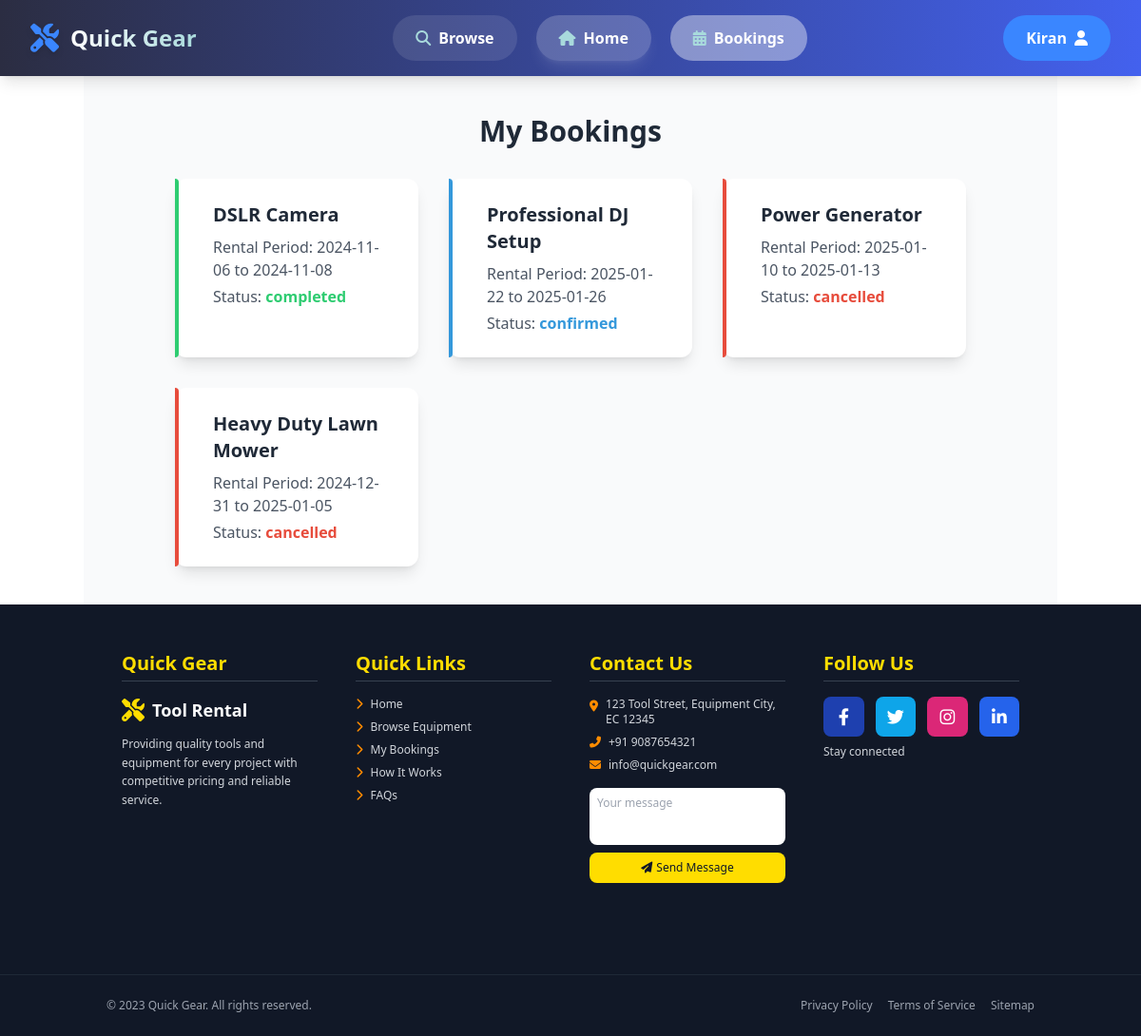
The page /bookings.php (signed in) on the database its author committed.
### tables this page shows
CREATE TABLE `bookings` (
  `id` int(11) NOT NULL,
  `user_id` int(11) NOT NULL DEFAULT 0,
  `product_id` int(11) NOT NULL,
  `full_name` varchar(255) NOT NULL,
  `email` varchar(255) NOT NULL,
  `phone` varchar(50) NOT NULL,
  `start_date` date NOT NULL,
  `end_date` date NOT NULL,
  `message` text DEFAULT NULL,
  `booking_date` timestamp NOT NULL DEFAULT current_timestamp(),
  `status` varchar(20) DEFAULT 'pending'
);

CREATE TABLE `products` (
  `id` int(11) NOT NULL,
  `name` varchar(255) NOT NULL,
  `category` varchar(50) NOT NULL,
  `description` text NOT NULL,
  `price` decimal(10,2) NOT NULL,
  `price_type` varchar(20) NOT NULL,
  `deposit` decimal(10,2) NOT NULL,
  `status` varchar(20) NOT NULL,
  `image` text NOT NULL,
  `features` text NOT NULL
);

### data/bookings_data.php (called while the page is built, shortened)
<?php
$host = "localhost";
$dbname = "quick-gear-db";
$user = "root";
$pass = "";
$userId = $_SESSION['user_id'];
try {
    $pdo = new PDO("mysql:host=$host;dbname=$dbname;charset=utf8", $user, $pass);
    $pdo->setAttribute(PDO::ATTR_ERRMODE, PDO::ERRMODE_EXCEPTION);
    $query = "SELECT bookings.*, products.name AS item_name
              FROM bookings
              JOIN products ON bookings.product_id = products.id
              WHERE bookings.user_id = :user_id";
    $stmt = $pdo->prepare($query);
    $stmt->bindParam(':user_id', $userId, PDO::PARAM_INT);
    $stmt->execute();
    $bookings = $stmt->fetchAll(PDO::FETCH_ASSOC);
} catch (PDOException $e) {
    error_log($e->getMessage());
    $bookings = [];
}
?>

### bookings.php (the view, shortened to what this page needs)
<?php
include './includes/header.php';
include './data/bookings_data.php';
?>
<head>
    <link rel="stylesheet" href="https://cdnjs.cloudflare.com/ajax/libs/font-awesome/6.4.0/css/all.min.css">
    <script src="https://cdn.tailwindcss.com"></script>
</head>
<main class="container mx-auto py-10 bg-gray-50 px-24">
    <h2 class="text-3xl font-bold text-gray-800 mb-8 text-center">My Bookings</h2>
    <div class="grid grid-cols-1 sm:grid-cols-2 lg:grid-cols-3 gap-8">
        <?php foreach ($bookings as $booking): ?>
            <?php
            $statusColor = ($booking['status'] === 'completed') ? '#2ecc71' :
                (($booking['status'] === 'pending') ? '#f1c40f' :
                    (($booking['status'] === 'confirmed') ? '#3498db' : '#e74c3c'));
            ?>
            <div class="relative bg-white p-6 rounded-xl shadow-lg transition transform hover:scale-105 hover:shadow-2xl">
                <div class="absolute inset-y-0 left-0 w-1 rounded-r-xl"
                    style="background-color: <?= htmlspecialchars($statusColor) ?>;"></div>
                <div class="ml-4">
                    <h3 class="text-xl font-bold text-gray-800 mb-2"><?= htmlspecialchars($booking['item_name']) ?></h3>
                    <p class="text-gray-600 mb-1">Rental Period: <?= htmlspecialchars($booking['start_date']) ?> to
                        <?= htmlspecialchars($booking['end_date']) ?>
                    </p>
                    <p class="text-gray-600">Status:
                        <span class="font-semibold" style="color: <?= htmlspecialchars($statusColor) ?>">
                            <?= htmlspecialchars($booking['status']) ?>
                        </span>
                    </p>
                </div>
            </div>
        <?php endforeach; ?>
    </div>
</main>
<?php include './includes/footer.php'; ?>

### includes/header.php (shortened to what this page needs)
<header
    class="flex justify-between items-center px-8 py-4 bg-gradient-to-r from-[#2b2d42] to-[#4361ee] shadow-lg text-white sticky top-0 z-50 transition-all duration-300">
    <a href="index.php" class="flex items-center text-2xl font-bold hover:scale-105 transition-transform duration-300">
        <i class="fas fa-tools mr-3 text-3xl text-[#3a86ff] drop-shadow-md"></i>
        <span class="bg-clip-text text-transparent bg-gradient-to-r from-white to-[#a8dadc]">Quick Gear</span>
    </a>
    <nav class="flex gap-5">
        <a id="nav-browse" href="browse.php"
            class="nav-link bg-white/10 text-white border-none py-3 px-6 rounded-full font-semibold cursor-pointer transition-all duration-300 ease-in-out hover:bg-white/20 hover:-translate-y-0.5 hover:shadow-md flex items-center">
            <i class="fas fa-search mr-2 text-[#a8dadc]"></i>
            Browse
        </a>
        <a id="nav-home" href="index.php"
            class="nav-link bg-white/20 text-white border-none py-3 px-6 rounded-full font-semibold cursor-pointer transition-all duration-300 ease-in-out hover:bg-white/30 hover:-translate-y-0.5 shadow-lg shadow-white/10 flex items-center">
            <i class="fas fa-home mr-2 text-[#a8dadc]"></i>
            Home
        </a>
        <a id="nav-bookings" href="bookings.php"
            class="nav-link bg-white/10 text-white border-none py-3 px-6 rounded-full font-semibold cursor-pointer transition-all duration-300 ease-in-out hover:bg-white/20 hover:-translate-y-0.5 hover:shadow-md flex items-center">
            <i class="fas fa-calendar-alt mr-2 text-[#a8dadc]"></i>
            Bookings
        </a>
    </nav>
    <div class="relative group">
        <a id="nav-user" href="<?php echo isset($_SESSION['user_id']) ? 'profile.php' : 'login.php'; ?>"
            class="user-btn relative bg-[#3a86ff] text-white border-none py-3 px-6 rounded-full font-semibold cursor-pointer transition-all duration-300 ease-in-out hover:bg-[#a8dadc] hover:text-[#2b2d42] hover:-translate-y-0.5 hover:shadow-lg flex items-center gap-2 overflow-hidden group">
            <span
                class="relative z-10"><?php echo isset($_SESSION['user_name']) ? htmlspecialchars($_SESSION['user_name']) : 'User'; ?></span>
            <i class="fas fa-user relative z-10"></i>
        </a>
    </div>
</header>

### includes/footer.php (shortened to what this page needs)
<footer class="bg-gray-900 text-white pt-12 pb-6">
    <div class="container mx-auto px-10">
        <div class="grid grid-cols-1 md:grid-cols-2 lg:grid-cols-4 gap-10">
            <div class="mb-8">
                <h3 class="text-xl font-bold mb-4 text-accent border-b border-gray-700 pb-1">Quick Gear</h3>
                <div class="flex items-center mb-3">
                    <i class="fas fa-tools text-2xl text-accent mr-2"></i>
                    <span class="text-lg font-bold">Tool Rental</span>
                </div>
                <p class="text-gray-300 text-xs leading-relaxed">
                    Providing quality tools and equipment for every project with competitive pricing and reliable
                    service.
                </p>
            </div>
            <div class="mb-8">
                <h3 class="text-xl font-bold mb-4 text-accent border-b border-gray-700 pb-1">Quick Links</h3>
                <ul class="space-y-2 text-xs">
                    <li>
                        <a id="footer-home" href="index.php"
                            class="text-gray-300 hover:text-accent transition-all flex items-center group">
                            <i
                                class="fas fa-chevron-right text-primary mr-2 text-xs group-hover:translate-x-1 transition-transform"></i>
                            Home
                        </a>
                    </li>
                    <li>
                        <a id="footer-browse" href="browse.php"
                            class="text-gray-300 hover:text-accent transition-all flex items-center group">
                            <i
                                class="fas fa-chevron-right text-primary mr-2 text-xs group-hover:translate-x-1 transition-transform"></i>
                            Browse Equipment
                        </a>
                    </li>
                    <li>
                        <a id="footer-bookings" href="bookings.php"
                            class="text-gray-300 hover:text-accent transition-all flex items-center group">
                            <i
                                class="fas fa-chevron-right text-primary mr-2 text-xs group-hover:translate-x-1 transition-transform"></i>
                            My Bookings
                        </a>
                    </li>
                    <li>
                        <a id="footer-how-it-works" href="index.php#how-it-works"
                            class="text-gray-300 hover:text-accent transition-all flex items-center group">
                            <i
                                class="fas fa-chevron-right text-primary mr-2 text-xs group-hover:translate-x-1 transition-transform"></i>
                            How It Works
                        </a>
                    </li>
                    <li>
                        <a id="footer-faqs" href="index.php#faqs"
                            class="text-gray-300 hover:text-accent transition-all flex items-center group">
                            <i
                                class="fas fa-chevron-right text-primary mr-2 text-xs group-hover:translate-x-1 transition-transform"></i>
                            FAQs
                        </a>
                    </li>
                </ul>
            </div>
            <div class="mb-8">
                <h3 class="text-xl font-bold mb-4 text-accent border-b border-gray-700 pb-1">Contact Us</h3>
                <ul class="space-y-2 text-xs">
                    <li class="flex items-start">
                        <i class="fas fa-map-marker-alt text-primary mr-2 mt-1"></i>
                        <span class="text-gray-300">123 Tool Street, Equipment City, EC 12345</span>
                    </li>
                    <li class="flex items-center">
                        <i class="fas fa-phone-alt text-primary mr-2"></i>
                        <span class="text-gray-300">+91 9087654321</span>
                    </li>
                    <li class="flex items-center">
                        <i class="fas fa-envelope text-primary mr-2"></i>
                        <span class="text-gray-300">info@quickgear.com</span>
                    </li>
                </ul>
                <div class="mt-4">
                    <form method="post" id="footer-contact-form">
                        <textarea name="footer_message" placeholder="Your message"
                            class="w-full p-2 text-xs rounded-lg text-gray-900 min-h-[60px] resize-none"></textarea>
                        <button type="submit" name="footer_contact_submit"
                            class="w-full mt-2 bg-accent text-gray-900 text-xs p-2 rounded-lg hover:bg-secondary transition-all flex items-center justify-center">
                            <i class="fas fa-paper-plane mr-1"></i> Send Message
                        </button>
                    </form>
                </div>
            </div>
            <div class="mb-8">
                <h3 class="text-xl font-bold mb-4 text-accent border-b border-gray-700 pb-1">Follow Us</h3>
                <div class="grid grid-cols-4 gap-3 mb-2">
                    <a href="#"
                        class="bg-blue-800 hover:bg-blue-700 p-3 rounded-lg text-center transition-all duration-300"
                        title="Facebook">
                        <i class="fab fa-facebook-f text-lg"></i>
                    </a>
                    <a href="#"
                        class="bg-sky-500 hover:bg-sky-400 p-3 rounded-lg text-center transition-all duration-300"
                        title="Twitter">
                        <i class="fab fa-twitter text-lg"></i>
                    </a>
                    <a href="#"
                        class="bg-pink-600 hover:bg-pink-500 p-3 rounded-lg text-center transition-all duration-300"
                        title="Instagram">
                        <i class="fab fa-instagram text-lg"></i>
                    </a>
                    <a href="#"
                        class="bg-blue-600 hover:bg-blue-500 p-3 rounded-lg text-center transition-all duration-300"
                        title="LinkedIn">
                        <i class="fab fa-linkedin-in text-lg"></i>
                    </a>
                </div>
                <p class="text-gray-300 text-xs">Stay connected</p>
            </div>
        </div>
    </div>
    <div class="mt-12 pt-6 border-t border-gray-800">
        <div class="container mx-auto px-6">
            <div class="flex flex-col md:flex-row justify-between items-center space-y-2 md:space-y-0 text-xs">
                <p class="text-gray-400">© 2023 Quick Gear. All rights reserved.</p>
                <div class="flex space-x-4">
                    <a href="#" class="text-gray-400 hover:text-accent transition-colors">Privacy Policy</a>
                    <a href="#" class="text-gray-400 hover:text-accent transition-colors">Terms of Service</a>
                    <a href="#" class="text-gray-400 hover:text-accent transition-colors">Sitemap</a>
                </div>
            </div>
        </div>
    </div>
</footer>

### rows shown on the page
bookings: product.name "DSLR Camera", start_date "2024-11-06", end_date "2024-11-08", status "completed"
bookings: product.name "Professional DJ Setup", start_date "2025-01-22", end_date "2025-01-26", status "confirmed"
bookings: product.name "Power Generator", start_date "2025-01-10", end_date "2025-01-13", status "cancelled"
bookings: product.name "Heavy Duty Lawn Mower", start_date "2024-12-31", end_date "2025-01-05", status "cancelled"

### other values the page prints
$_SESSION['user_name'] "Kiran"
